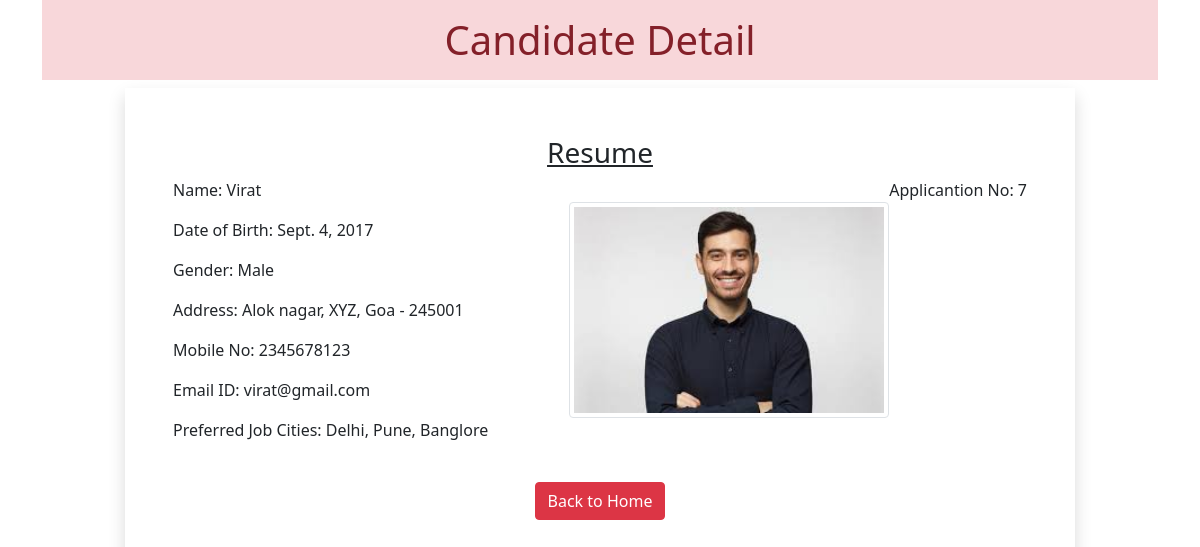
/7, run on the app's committed database.
### myapp/models.py (models this page shows)
class resume(models.Model):
 name = models.CharField(max_length=100)
 dob = models.DateField(auto_now=False, auto_now_add=False)
 gender = models.CharField(max_length=100)
 locality = models.CharField(max_length=100)
 city = models.CharField(max_length=100)
 pin = models.PositiveIntegerField()
 state = models.CharField(choices=state_choices, max_length=50)
 mobile = models.PositiveIntegerField(max_length=10)
 email = models.EmailField()
 job_city = models.CharField(max_length=50)
 profile_image = models.ImageField(upload_to='profileimg', blank=True)
 my_file = models.FileField(upload_to='doc', blank=True)

### myapp/views.py (the view)
# urls.py: path('<int:pk>', views.CandidateView.as_view(), name='candidate'),
class CandidateView(View):
 def get(self, request, pk):
  candidate = resume.objects.get(pk=pk)
  return render(request, 'candidate.html', {'candidate':candidate})

### myapp/templatetags/filter.py (called while the page is built)
@register.filter(name='remove_special')
def remove_chars(value, arg):
 for character in arg:
  value = value.replace(character, "")
 return value

### myapp/templates/candidate.html (shortened to what this page needs)
<!DOCTYPE html>
{% load filter %}
<html lang="en">
<head>
  <link href="https://cdn.jsdelivr.net/npm/bootstrap@5.0.0-beta2/dist/css/bootstrap.min.css" rel="stylesheet">
</head>
<body>
  <div class="container">
   <h1 class="alert-danger text-center p-3">Candidate Detail</h1>
   <div class="row">
    <div class="col-sm-10 shadow p-5 offset-sm-1">
     <h3 class="text-center"><u>Resume</u></h3>
     <p class="float-end">Applicantion No: {{candidate.id}}</p>
     <img src="{{candidate.profile_image.url}}" alt="" class="img-fluid img-thumbnail float-end mt-4 " width="320" height="320">
     <p>Name: {{candidate.name}}</p>
     <p>Date of Birth: {{candidate.dob}}</p>
     <p>Gender: {{candidate.gender}}</p>
     <p>Address: {{candidate.locality}}, {{candidate.city}}, {{candidate.state}} - {{candidate.pin}}</p>
     <p>Mobile No: {{candidate.mobile}}</p>
     <p>Email ID: {{candidate.email}}</p>
     <p>Preferred Job Cities: {{candidate.job_city|remove_special:"[]'"}}</p>
    <div class="text-center">
     <a href="/" class="btn btn-danger mt-4">Back to Home</a>
    </div>
    </div>
   </div>
</body>
</html>

### data on the page
resume: id "7", profile_image (picture), name "Virat", dob "Sept. 4, 2017", gender "Male", locality "Alok nagar", city "XYZ", state "Goa", pin "245001", mobile "2345678123", email "virat@gmail.com", job_city|remove_special "Delhi, Pune, Banglore"
